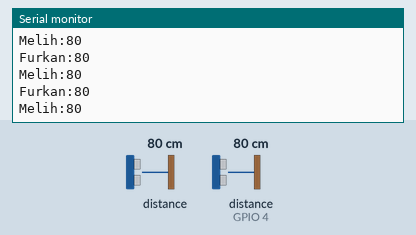
This sketch was run on a simulated ESP8266 (NodeMCU). Shown: the last lines printed to the serial monitor. Wiring (inferred from the names in the program): 2 × ultrasonic range finder: trigger GPIO 2, echo GPIO 0 / trigger GPIO 5, echo GPIO 4. The inputs (shaded band) are chosen by the test bench; at power-on: distance to the obstacle (sensor on GPIO 4) 80 cm, distance to the obstacle 80 cm. The echo pulse lasts 58.3 µs per cm; WiFi joins after 1.5 s; servers stay silent unless stated.

Above: at 5.5 s.
5.6 s: distance to the obstacle (sensor on GPIO 4) set to 11 cm
At 5.8 s:
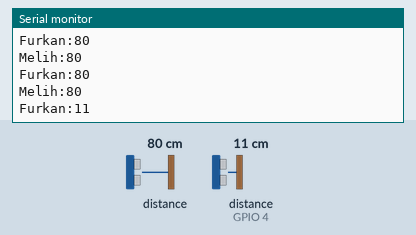
7.1 s: distance to the obstacle (sensor on GPIO 4) set to 8 cm
At 8.52 s:
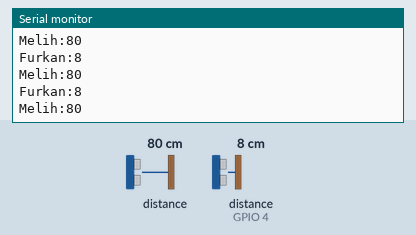
Timing chart, 0 to 10.1 s (numbered marks = the images above; inputs shaded):
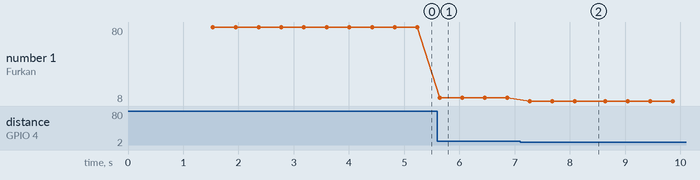

The sketch:

nodeUltrasonik.ino
```cpp
#include <FirebaseArduino.h>
#include <ESP8266WiFi.h>

#define FIREBASE_HOST "akilli-urun-teslimat-sistemi.firebaseio.com"
#define FIREBASE_AUTH "GtCYEbErRC9LCy9Yh0mvNIVVErBd1v3m1IIhyd5W"

/* Kablosuz Ağ Bilgileri */
const char*  WLAN_SSID  =    "****************************";   // "Kablosuz Ağ Adı"
const char*  WLAN_PASSWORD = "****************************";  // "Kablosuz Ağ Şifresi"
WiFiClient client;

#define FURKANTRIGGER 5   // d1
#define FURKANECHO 4   // d2

#define MELIHECHO 0 // d3
#define MELIHTRIGGER 2 // d4

#define FURKANID 0
#define MELIHID 1

/* ESP8266 WiFi Kurulum Fonksiyonu */
void WiFi_Setup() {
  delay(10);
  Serial.println(); Serial.print(WLAN_SSID);
  Serial.print("Kablosuz Agina Baglaniyor");
  WiFi.begin(WLAN_SSID, WLAN_PASSWORD);
  // WiFi durum kontrolü
  while (WiFi.status() != WL_CONNECTED) {
    delay(500);
    Serial.print(".");
  }
  Serial.println(); Serial.print(WLAN_SSID);
  Serial.println("Kablosuz Agina Baglandi");
  Serial.println("IP adresi: ");
  Serial.println(WiFi.localIP());
}

  int furkanDoluMuSayac;
  int furkanBosMuSayac;
  int melihDoluMuSayac;
  int melihBosMuSayac;
  bool furkanOncekiDoluMu;
  bool melihOncekiDoluMu;

void setup() {

  Serial.begin (9600);
  pinMode(FURKANTRIGGER, OUTPUT);
  pinMode(FURKANECHO, INPUT);
  pinMode(MELIHTRIGGER, OUTPUT);
  pinMode(MELIHECHO, INPUT);

  WiFi_Setup();          //Kablosuz ağ bağlantı fonksiyonu
  Firebase.begin(FIREBASE_HOST, FIREBASE_AUTH);
  furkanDoluMuSayac = 0;
  furkanBosMuSayac = 0;
  melihDoluMuSayac = 0;
  melihBosMuSayac = 0;

}


void loop() {

    int furkanMesafe = UltrasonikOlc(FURKANTRIGGER, FURKANECHO);
    Serial.print("Furkan:");
    Serial.println(furkanMesafe);
    if (furkanMesafe < 10) { furkanDoluMuSayac++; furkanBosMuSayac = 0; }
    else { furkanBosMuSayac++; furkanDoluMuSayac = 0;  }

    delay(200);

    int melihMesafe = UltrasonikOlc(MELIHTRIGGER, MELIHECHO);
    Serial.print("Melih:");
    Serial.println(melihMesafe);
    if (melihMesafe < 10) { melihDoluMuSayac++; melihBosMuSayac = 0; }
    else { melihBosMuSayac++; melihDoluMuSayac = 0; }
    delay(200);

  if(furkanDoluMuSayac >= 3 && !furkanOncekiDoluMu){
    FirebaseGonder(true,FURKANID);
    furkanDoluMuSayac = 0;
    furkanBosMuSayac = 0;
    furkanOncekiDoluMu = true;
  }
  if(furkanBosMuSayac >= 3 && furkanOncekiDoluMu){
    FirebaseGonder(false,FURKANID);
    furkanDoluMuSayac = 0;
    furkanBosMuSayac = 0;
    furkanOncekiDoluMu = false;
  }
  if(melihDoluMuSayac >= 3 && !melihOncekiDoluMu){
    FirebaseGonder(true,MELIHID);
    melihDoluMuSayac = 0;
    melihBosMuSayac = 0;
    melihOncekiDoluMu = true;
  }
  if(melihBosMuSayac >= 3 && melihOncekiDoluMu){
    FirebaseGonder(false,MELIHID);
    melihDoluMuSayac = 0;
    melihBosMuSayac = 0;
    melihOncekiDoluMu = false;
  }


}

void FirebaseGonder(bool doluMu, int kisi){
  if (kisi == FURKANID) {
    Firebase.setBool("furkan/doluMu", doluMu);
    Serial.print("\nFurkan için gönderilen veri:");
    Serial.println(doluMu);
  }
  else if (kisi == MELIHID) {
    Firebase.setBool("melih/doluMu", doluMu);
    Serial.print("\nMelih için gönderilen veri:");
    Serial.println(doluMu);
  }
}


int UltrasonikOlc(int trigger, int echo){

  long duration, distance;
  digitalWrite(trigger, LOW);
  delayMicroseconds(2);
  digitalWrite(trigger, HIGH);
  delayMicroseconds(10);
  digitalWrite(trigger, LOW);

  duration = pulseIn(echo, HIGH);
  distance = (duration/2) / 29.1;

  return distance;
}
```

Measured:
- the behaviour switches between 10 and 9 cm on distance to the obstacle (sensor on GPIO 4) (found by bisection; images 1 and 2)
- after the input at 5.6 s, the serial monitor: prints a new line at once (image 1)
- after the input at 7.1 s, the serial monitor: prints a new line after 0.17 s (image 2)
- plotted number 1: 80 → 11 after the input at 5.6 s, 11 → 8 after the input at 7.1 s
